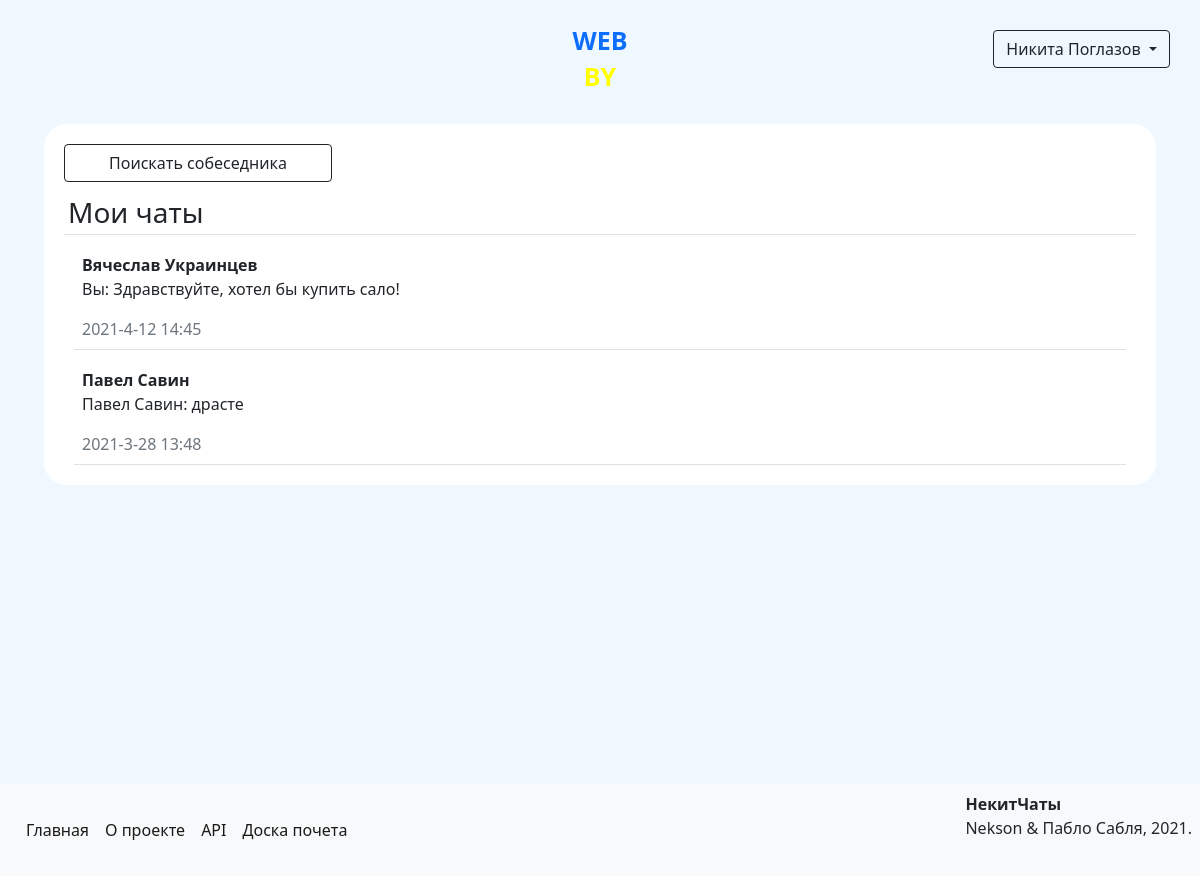
Page /conversations (signed in) on the earlier database version.
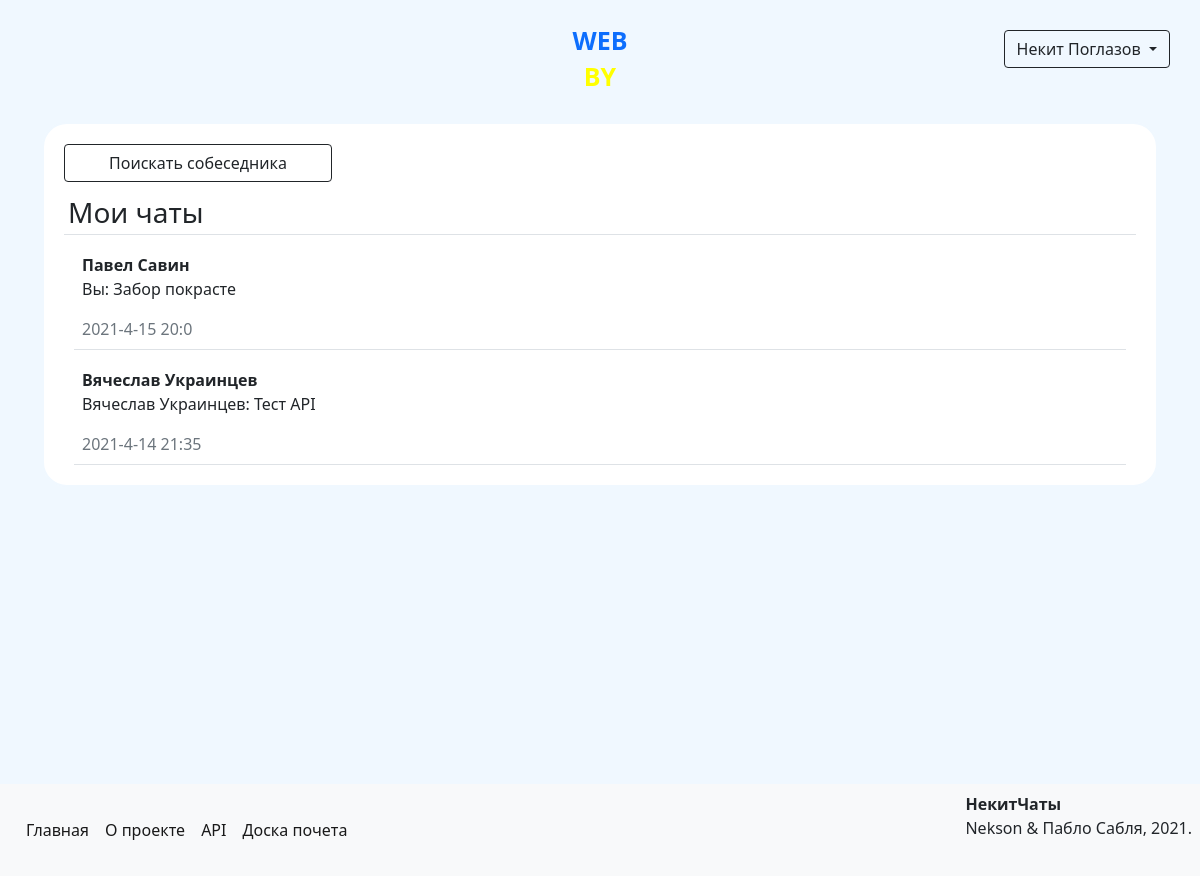
Same page on the later database version.
### data/models/user.py (models this page shows, shortened)
class User(SqlAlchemyBase, UserMixin, SerializerMixin):
    __tablename__ = 'users'
    serialize_rules = ('-advertisements',)
    id = Column(Integer, autoincrement=True, primary_key=True)
    name = Column(Unicode)
    surname = Column(Unicode)
    birthday = Column(DateTime)
    email = Column(String, unique=True)
    phone_number = Column(String, unique=True)
    hashed_password = Column(String)
    registration_time = Column(DateTime, default=datetime.now)
    rating = Column(Integer, default=0)
    rank_id = Column(Integer, ForeignKey('ranks.id'))
    position = Column(Integer)
    admin = Column(Boolean, default=0)
    advertisements = relationship('Advertisement', back_populates='author')
    interests = relationship('Interest', secondary='users_to_interests', backref='users')
    rank = relationship('Rank')

### data/models/content.py (models this page shows)
class Content(SqlAlchemyBase, SerializerMixin):
    __tablename__ = 'contents'
    id = Column(Integer, autoincrement=True, primary_key=True)
    content = Column(Text)

### data/models/message.py (models this page shows, shortened)
class Message(SqlAlchemyBase, SerializerMixin):
    __tablename__ = 'messages'
    serialize_rules = ('-sender', '-receiver')
    id = Column(Integer, autoincrement=True, primary_key=True)
    to_id = Column(Integer, ForeignKey("users.id"))
    from_id = Column(Integer, ForeignKey("users.id"))
    content_id = Column(Integer, ForeignKey("contents.id"))
    created_at = Column(DateTime, default=datetime.now)
    sender = relationship("User", foreign_keys=[from_id])
    receiver = relationship("User", foreign_keys=[to_id])
    content = relationship("Content")

### main.py (the view)
@app.route('/conversations', methods=['GET', 'POST'])
@login_required
def conversations():
    from itertools import groupby
    session = create_session()
    messages = session.query(Message).filter((Message.to_id == current_user.id) |
                                             (Message.from_id == current_user.id)).all()
    companions = sorted([msg.sender if msg.sender != current_user else msg.receiver for msg in messages],
                        key=lambda x: x.name)
    companions = list(reversed([user[0] for user in groupby(companions)]))
    last_messages = []
    for user in companions:
        last_messages.append(session.query(Message).filter(((Message.to_id == current_user.id) &
                                                            (Message.from_id == user.id)) |
                                                           ((Message.from_id == current_user.id) &
                                                            (Message.to_id == user.id))).all()[-1])
    conversations_list = sorted([[companions[i], last_messages[i]] for i in range(len(companions))],
                                key=lambda x: x[1].created_at)[::-1]
    return render_template('conversations.html', conversations_list=conversations_list)

### data/db_session.py (called while the page is built)
def create_session() -> Session:
    global __factory
    return __factory()

### main.py (called while the page is built)
@login_manager.user_loader
def load_user(user_id):
    session = create_session()
    return session.query(User).get(user_id)

### templates/conversations.html
{% extends "base.html" %}
{% block content %}
    <form>
        <div>
            <a class="btn btn-outline-dark w-25 rounded-bottom" href="/search">Поискать собеседника</a>
        </div>
        <div>
            <h3 class="border-bottom p-1">Мои чаты</h3>
            {% for user, msg in conversations_list %}
                <a href="/conversations/{{ user.id }}#bottom" class="text-reset">
                    <div class="border-bottom p-2 text-truncate">
                        <b>{{ user.name }} {{ user.surname }}</b>
                        <p>{% if msg.sender == current_user %}Вы{% else %}{{ msg.sender.name }} {{ msg.sender.surname }}{% endif %}: {{ msg.content.content }}</p>
                        <span class="text-secondary">{{ msg.created_at.year }}-{{ msg.created_at.month }}-{{ msg.created_at.day }} {{ msg.created_at.hour }}:{{ msg.created_at.minute }}</span>
                    </div>
                </a>
            {% endfor %}
        </div>
    </form>
{% endblock %}

### templates/base.html (shortened to what this page needs)
<!DOCTYPE html>
<html lang="en">
<head>
    <link rel="stylesheet" href="/static/css/style.css">
    <link rel="stylesheet" href="https://cdn.jsdelivr.net/npm/bootstrap@5.0.0-beta1/dist/css/bootstrap.min.css"
>
</head>
<body>
<div class="header clearfix">
    {% if current_user.is_authenticated %}
        <div class="dropdown float-end">
            <button class="btn btn-outline-dark dropdown-toggle" type="button" id="dropdownMenuButton" data-toggle="dropdown" aria-haspopup="true" aria-expanded="false">
                {{ current_user.name }} {{ current_user.surname }}
            </button>
        </div>
    {% else %}
        <a class="btn btn-outline-dark float-end" href="/register">Зарегистрироваться</a>
        <a class="btn btn-outline-dark me-2 float-end" href="/login">Войти</a>
    {% endif %}
    <div class="logo">
        <a href="/">
            <p class="text-primary">WEB</p>
            <p class="yellow">BY</p>
        </a>
    </div>
</div>
<main role="main" class="container clearfix">
    {% block content %}{% endblock %}
</main>
<footer class="clearfix p-2 bg-light">
    <span class="fs-6 float-end"><b>НекитЧаты</b><br>Nekson & Пабло Сабля, 2021.</span>
    <nav class="navbar navbar-expand-lg navbar-light">
        <div class="collapse navbar-collapse" id="navbarSupportedContent">
          <ul class="navbar-nav me-auto mb-2 mb-lg-0">
            <li class="nav-item">
              <a class="nav-link active" href="/">Главная</a>
            </li>
            <li class="nav-item">
              <a class="nav-link active" href="/info">О проекте</a>
            </li>
            <li class="nav-item">
              <a class="nav-link active" href="/api">API</a>
            </li>
            <li class="nav-item">
                <a class="nav-link active" href="/top">Доска почета</a>
            </li>
          </ul>
        </div>
    </nav>
</footer>
</body>
</html>

Differences in the rows shown:
changed User "Поглазов": name "Никита" → "Некит"
shown differently, row unchanged: User "Павел": content.content "драсте" → "Забор покрасте"; created_at.month "3" → "4"; created_at.day "28" → "15"; created_at.hour "13" → "20"; created_at.minute "48" → "0"; sender.name "Павел" → (not shown); sender.surname "Савин" → (not shown); now shows "Вы"; moves up the list
changed User "Вячеслав": sender.name (not shown) → "Вячеслав"; sender.surname (not shown) → "Украинцев"; content.content "Здравствуйте, хотел бы купить сало!" → "Тест API"; created_at.day "12" → "14"; created_at.hour "14" → "21"; created_at.minute "45" → "35"; no longer shows "Вы"
